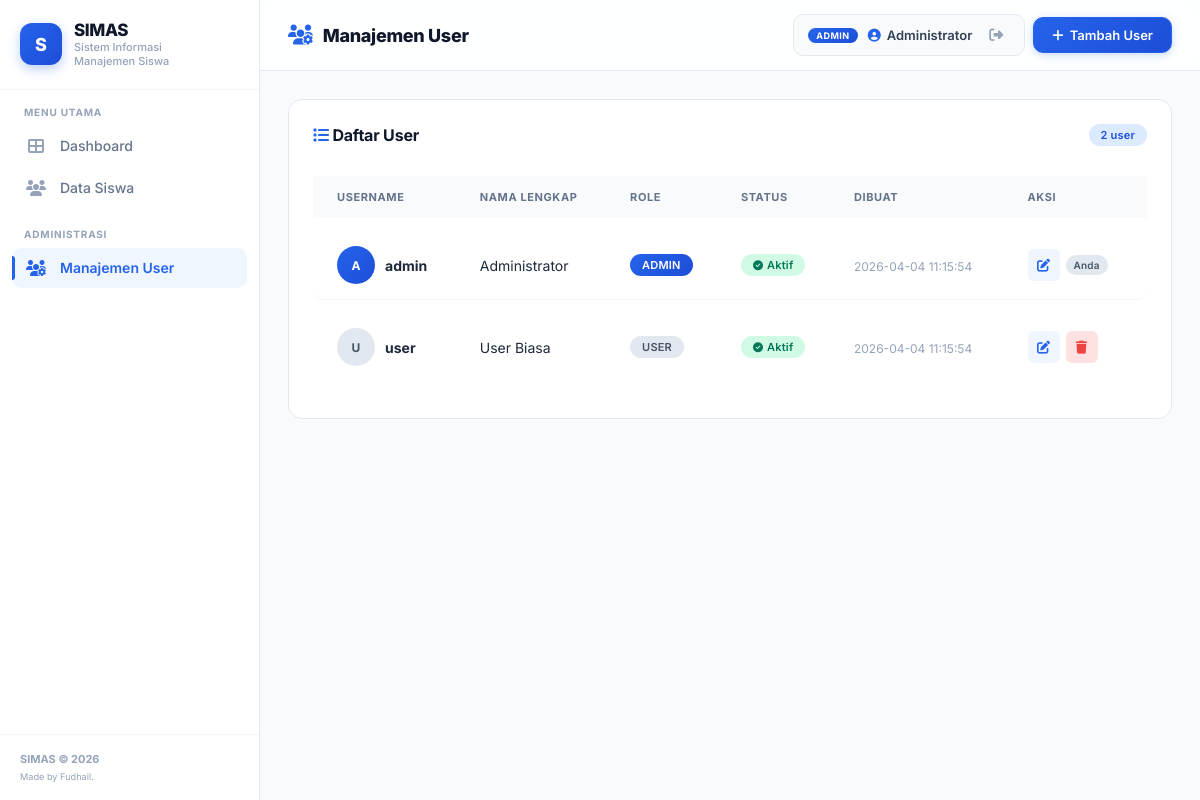
The app's page /users (signed in) with its own data.
### tables this page shows
CREATE TABLE users (
            id INTEGER PRIMARY KEY AUTOINCREMENT,
            username TEXT UNIQUE NOT NULL,
            password TEXT NOT NULL,
            nama_lengkap TEXT NOT NULL,
            role TEXT NOT NULL DEFAULT 'user',
            is_active INTEGER NOT NULL DEFAULT 1,
            created_at TIMESTAMP DEFAULT CURRENT_TIMESTAMP
        );

### app/routes.py (the view)
@main.route("/users")
@login_required
@admin_required
def daftar_users():
    conn = get_db()
    users = conn.execute("SELECT * FROM users ORDER BY created_at DESC").fetchall()
    conn.close()
    return render_template("users.html", users=users)

### app/models.py (called while the page is built)
def get_db():
    conn = sqlite3.connect(DATABASE)
    conn.row_factory = sqlite3.Row  # Akses kolom via nama (row['nama'])
    return conn

def load_user_by_id(user_id):
    conn = get_db()
    row = conn.execute("SELECT * FROM users WHERE id = ?", (user_id,)).fetchone()
    conn.close()
    if row:
        return User(row)
    return None

    @property
    def is_active(self):
        return self._is_active

### app/routes.py (called while the page is built)
def admin_required(f):
    @wraps(f)
    def decorated(*args, **kwargs):
        if not current_user.is_authenticated or current_user.role != "admin":
            flash(
                "Akses ditolak! Hanya admin yang dapat mengakses halaman ini.", "error"
            )
            return redirect(url_for("main.dashboard"))
        return f(*args, **kwargs)
    return decorated

### templates/users.html (shortened to what this page needs)
{% extends "base.html" %}
{% block page_title %}
<h1><i class="fas fa-users-cog"></i> Manajemen User</h1>
{% endblock %}
{% block topbar_actions %}
<button class="btn btn-primary" onclick="openModal('addUserModal')">
  <i class="fas fa-plus"></i> Tambah User
</button>
{% endblock %}
{% block content %}
<div class="card">
  <div class="card-header">
    <span><i class="fas fa-list"></i> Daftar User</span>
    <span class="badge badge-blue">{{ users|length }} user</span>
  </div>
  <div class="table-wrap">
    <table class="table">
      <thead>
        <tr>
          <th>Username</th>
          <th>Nama Lengkap</th>
          <th>Role</th>
          <th>Status</th>
          <th>Dibuat</th>
          <th>Aksi</th>
        </tr>
      </thead>
      <tbody>
        {% for u in users %}
        <tr>
          <td>
            <div style="display:flex;align-items:center;gap:10px">
              <div class="avatar sm" style="background:{% if u.role == 'admin' %}linear-gradient(135deg,var(--primary),var(--primary-dark)){% else %}var(--gray-200){% endif %};color:{% if u.role == 'admin' %}#fff{% else %}var(--gray-600){% endif %};font-size:12px;">
                {{ u.nama_lengkap[0] }}
              </div>
              <strong>{{ u.username }}</strong>
            </div>
          </td>
          <td>{{ u.nama_lengkap }}</td>
          <td>
            <span class="badge {% if u.role == 'admin' %}badge-admin{% else %}badge-user{% endif %}">
              {{ u.role|upper }}
            </span>
          </td>
          <td>
            {% if u.is_active %}
            <span class="badge badge-success"><i class="fas fa-check-circle" style="font-size:10px"></i> Aktif</span>
            {% else %}
            <span class="badge badge-danger"><i class="fas fa-times-circle" style="font-size:10px"></i> Nonaktif</span>
            {% endif %}
          </td>
          <td><span class="text-muted" style="font-size:12px">{{ u.created_at }}</span></td>
          <td>
            <div class="actions">
              <button class="btn-icon btn-edit" onclick="openEditModal({{ u.id }}, '{{ u.username }}', '{{ u.nama_lengkap }}', '{{ u.role }}')" data-tooltip="Edit">
                <i class="fas fa-edit"></i>
              </button>
              {% if u.id != current_user.id %}
              <button class="btn-icon btn-delete" onclick="confirmDelete('{{ u.username }}', '/users/hapus/{{ u.id }}')" data-tooltip="Hapus">
                <i class="fas fa-trash"></i>
              </button>
              {% else %}
              <span class="badge badge-user" style="font-size:10px;padding:4px 8px;white-space:nowrap">Anda</span>
              {% endif %}
            </div>
          </td>
        </tr>
        {% endfor %}
      </tbody>
    </table>
  </div>
</div>
{% endblock %}

### templates/base.html (shortened to what this page needs)
<!DOCTYPE html>
<html>
<head>
  <link rel="stylesheet" href="https://cdnjs.cloudflare.com/ajax/libs/font-awesome/6.5.1/css/all.min.css">
  <link rel="stylesheet" href="{{ url_for('static', filename='css/style.css') }}">
</head>
<body>
  <aside class="sidebar" id="sidebar">
    <div class="sidebar-brand">
      <div class="brand-icon">S</div>
      <div>
        <div class="brand-name">SIMAS</div>
        <div class="brand-sub">Sistem Informasi<br>Manajemen Siswa</div>
      </div>
    </div>
    <nav class="sidebar-nav">
      <div class="nav-label">Menu Utama</div>
      <a href="{{ url_for('main.dashboard') }}" class="nav-item {% if request.endpoint == 'main.dashboard' %}active{% endif %}">
        <span class="nav-icon"><i class="fas fa-th-large"></i></span> Dashboard
      </a>
      <a href="{{ url_for('main.daftar_siswa') }}" class="nav-item {% if 'siswa' in request.endpoint %}active{% endif %}">
        <span class="nav-icon"><i class="fas fa-users"></i></span> Data Siswa
      </a>
      {% if current_user.is_authenticated and current_user.role == 'admin' %}
      <div class="nav-label">Administrasi</div>
      <a href="{{ url_for('main.daftar_users') }}" class="nav-item {% if 'users' in request.endpoint %}active{% endif %}">
        <span class="nav-icon"><i class="fas fa-users-cog"></i></span> Manajemen User
      </a>
      {% endif %}
    </nav>
    <div class="sidebar-footer">
      <strong>SIMAS &copy; 2026</strong><br>
      <small>Made by Fudhail.</small>
    </div>
  </aside>
  <main class="main">
    <div class="topbar">
      <div class="topbar-title">{% block page_title %}{% endblock %}</div>
      <div class="topbar-actions">
        {% if current_user.is_authenticated %}
        <div class="user-info">
          <span class="user-role-badge {% if current_user.role == 'admin' %}badge-admin{% else %}badge-user{% endif %}">{{ current_user.role|upper }}</span>
          <span class="user-name"><i class="fas fa-user-circle"></i> {{ current_user.nama_lengkap }}</span>
          <a href="{{ url_for('main.logout') }}" class="btn-logout" data-tooltip="Logout">
            <i class="fas fa-sign-out-alt"></i>
          </a>
        </div>
        {% endif %}
        {% block topbar_actions %}{% endblock %}
      </div>
    </div>
    <div class="content">
      {% block content %}{% endblock %}
    </div>
  </main>
</body>
</html>

### records on screen
users: role "ADMIN", nama_lengkap "Administrator", nama_lengkap "A", username "admin", is_active 1 (drawn), created_at "2026-04-04 11:15:54", shows "Anda"
users: nama_lengkap "U", username "user", nama_lengkap "User Biasa", role "USER", is_active 1 (drawn), created_at "2026-04-04 11:15:54"

### other values on screen
{{ users|length }} "2"
